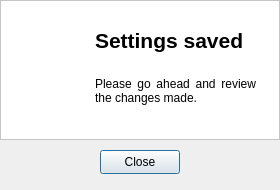
<?xml version="1.0" encoding="UTF-8"?>
<ui version="4.0">
 <class>SettingsSavedMessageDialog</class>
 <widget class="QDialog" name="SettingsSavedMessageDialog">
  <property name="geometry">
   <rect>
    <x>0</x>
    <y>0</y>
    <width>280</width>
    <height>190</height>
   </rect>
  </property>
  <property name="minimumSize">
   <size>
    <width>280</width>
    <height>190</height>
   </size>
  </property>
  <property name="maximumSize">
   <size>
    <width>280</width>
    <height>190</height>
   </size>
  </property>
  <property name="windowTitle">
   <string>Paper</string>
  </property>
  <property name="windowIcon">
   <iconset>
    <normaloff>../icons/icons8-origami-100.png</normaloff>../icons/icons8-origami-100.png</iconset>
  </property>
  <widget class="QFrame" name="frame">
   <property name="geometry">
    <rect>
     <x>0</x>
     <y>0</y>
     <width>280</width>
     <height>140</height>
    </rect>
   </property>
   <property name="styleSheet">
    <string notr="true">background-color: #FFF;</string>
   </property>
   <property name="frameShape">
    <enum>QFrame::StyledPanel</enum>
   </property>
   <property name="frameShadow">
    <enum>QFrame::Raised</enum>
   </property>
   <widget class="QWidget" name="horizontalLayoutWidget">
    <property name="geometry">
     <rect>
      <x>10</x>
      <y>10</y>
      <width>261</width>
      <height>121</height>
     </rect>
    </property>
    <layout class="QHBoxLayout" name="horizontalLayout">
     <property name="spacing">
      <number>10</number>
     </property>
     <property name="leftMargin">
      <number>5</number>
     </property>
     <property name="topMargin">
      <number>5</number>
     </property>
     <property name="rightMargin">
      <number>5</number>
     </property>
     <property name="bottomMargin">
      <number>5</number>
     </property>
     <item>
      <widget class="QLabel" name="label_2">
       <property name="minimumSize">
        <size>
         <width>60</width>
         <height>60</height>
        </size>
       </property>
       <property name="maximumSize">
        <size>
         <width>60</width>
         <height>60</height>
        </size>
       </property>
       <property name="text">
        <string/>
       </property>
       <property name="pixmap">
        <pixmap>../drawables/icons8-job-96.png</pixmap>
       </property>
       <property name="scaledContents">
        <bool>true</bool>
       </property>
      </widget>
     </item>
     <item>
      <layout class="QVBoxLayout" name="verticalLayout">
       <property name="spacing">
        <number>10</number>
       </property>
       <property name="leftMargin">
        <number>10</number>
       </property>
       <property name="topMargin">
        <number>10</number>
       </property>
       <property name="rightMargin">
        <number>10</number>
       </property>
       <property name="bottomMargin">
        <number>10</number>
       </property>
       <item>
        <widget class="QLabel" name="label_6">
         <property name="minimumSize">
          <size>
           <width>0</width>
           <height>0</height>
          </size>
         </property>
         <property name="maximumSize">
          <size>
           <width>16777215</width>
           <height>30</height>
          </size>
         </property>
         <property name="font">
          <font>
           <pointsize>16</pointsize>
           <bold>true</bold>
          </font>
         </property>
         <property name="text">
          <string>Settings saved</string>
         </property>
         <property name="wordWrap">
          <bool>true</bool>
         </property>
        </widget>
       </item>
       <item>
        <widget class="QLabel" name="label_3">
         <property name="maximumSize">
          <size>
           <width>16777215</width>
           <height>100</height>
          </size>
         </property>
         <property name="text">
          <string>Please go ahead and review the changes made.</string>
         </property>
         <property name="alignment">
          <set>Qt::AlignJustify|Qt::AlignVCenter</set>
         </property>
         <property name="wordWrap">
          <bool>true</bool>
         </property>
        </widget>
       </item>
      </layout>
     </item>
    </layout>
   </widget>
  </widget>
  <widget class="QPushButton" name="close_button">
   <property name="geometry">
    <rect>
     <x>100</x>
     <y>150</y>
     <width>80</width>
     <height>24</height>
    </rect>
   </property>
   <property name="text">
    <string>Close</string>
   </property>
  </widget>
 </widget>
 <resources/>
 <connections/>
</ui>
